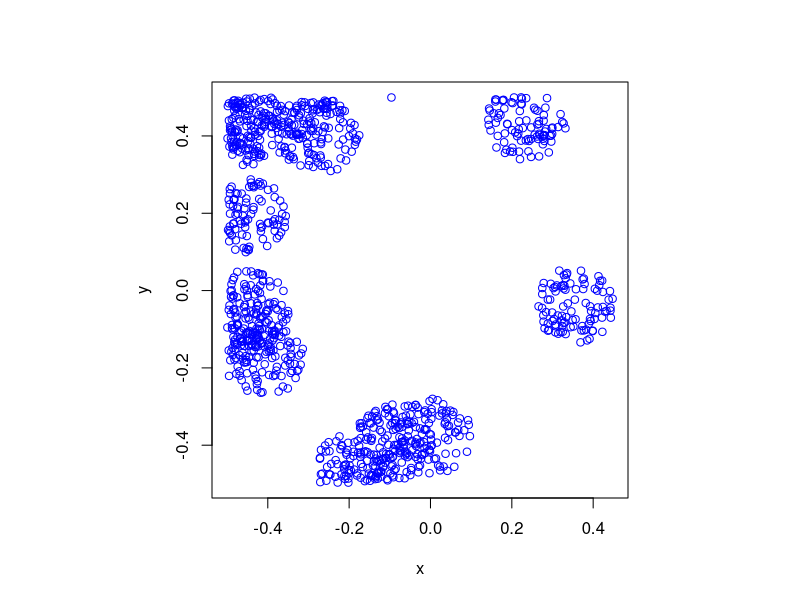

The R script that drew this image: (Note: this script raises an error after producing the figure.)
#Simulate a Matern cluster point process on a rectangle.
#Author: H. Paul Keeler, 2018.

#Simulation window parameters
xMin=-.5;
xMax=.5;
yMin=-.5;
yMax=.5;

#Parameters for the parent and daughter point processes
lambdaParent=10;#density of parent Poisson point process
lambdaDaughter=100;#mean number of points in each cluster
radiusCluster=0.1;#radius of cluster disk (for daughter points)

#Extended simulation windows parameters
rExt=radiusCluster; #extension parameter -- use cluster radius
xMinExt=xMin-rExt;
xMaxExt=xMax+rExt;
yMinExt=yMin-rExt;
yMaxExt=yMax+rExt;
#rectangle dimensions
xDeltaExt=xMaxExt-xMinExt;
yDeltaExt=yMaxExt-yMinExt;
areaTotalExt=xDeltaExt*yDeltaExt; #area of extended rectangle

#Simulate Poisson point process for the parents
numbPointsParent=rpois(1,areaTotalExt*lambdaParent);#Poisson number of points
#x and y coordinates of Poisson points for the parent
xxParent=xMinExt+xDeltaExt*runif(numbPointsParent);
yyParent=yMinExt+yDeltaExt*runif(numbPointsParent);

#Simulate Poisson point process for the daughters (ie final poiint process)
numbPointsDaughter=rpois(numbPointsParent,lambdaDaughter); 
numbPoints=sum(numbPointsDaughter); #total number of points

#Generate the (relative) locations in polar coordinates by 
#simulating independent variables.
theta=2*pi*runif(numbPoints); #angular coordinates 
rho=radiusCluster*sqrt(runif(numbPoints)); #radial coordinates 

#Convert from polar to Cartesian coordinates
xx0=rho*cos(theta);
yy0=rho*sin(theta);

#replicate parent points (ie centres of disks/clusters)
xx=rep(xxParent,numbPointsDaughter);
yy=rep(yyParent,numbPointsDaughter);

#translate points (ie parents points are the centres of cluster disks)
xx=xx+xx0;
yy=yy+yy0;

#thin points if outside the simulation window
booleInside=((xx>=xMin)&(xx<=xMax)&(yy>=yMin)&(yy<=yMax));
#retain points inside simulation window
xx=xx[booleInside]; 
yy=yy[booleInside]; 

#Plotting
par(pty="s")
plot(xx,yy,'p',xlab='x',ylab='y',col='blue');

library(spatstat);
#Simulate and plot (in one line) Matern cluster point process 
plot(rMatClust(lambdaParent,radiusCluster,lambdaDaughter,c(xMin,xMax,yMin,yMax)));
